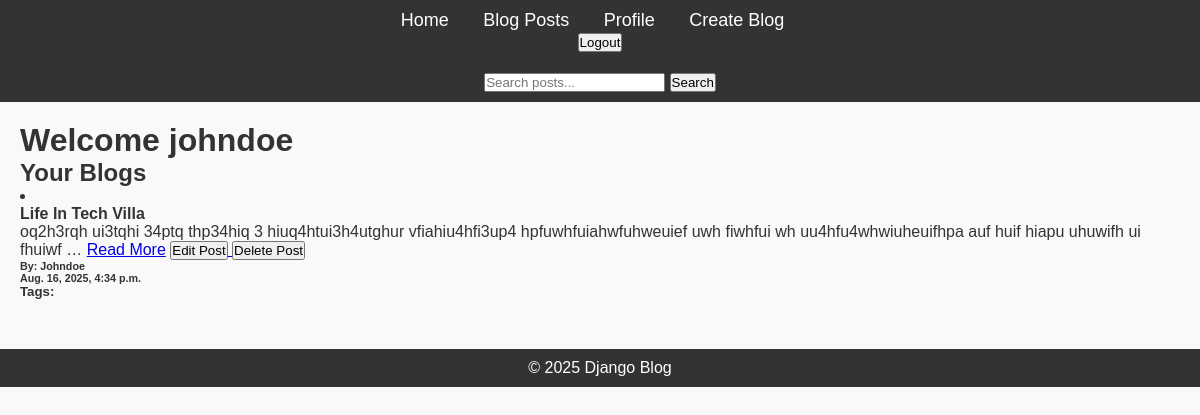
The app's page /blog/profile/2/ (signed in), older data.
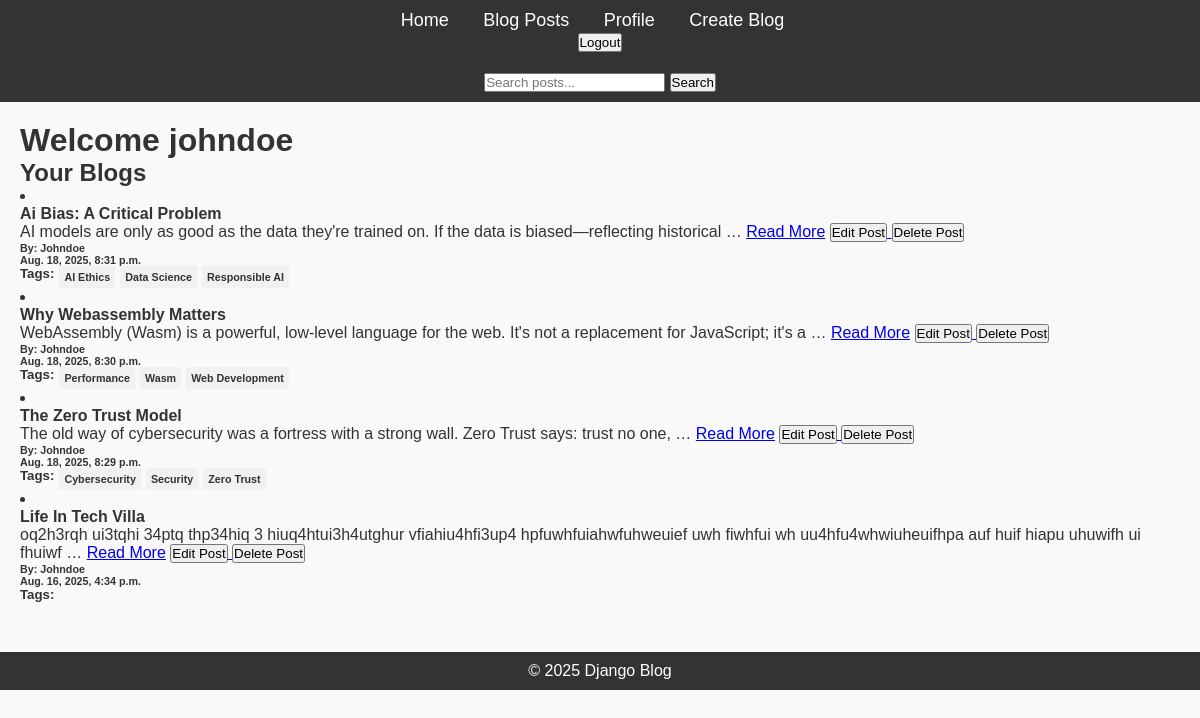
The same page, newer data.
### blog/models.py (models this page shows)
class Post(models.Model):
    title = models.CharField(max_length=200)
    content = models.TextField()
    published_date = models.DateTimeField(auto_now_add=True)
    author = models.ForeignKey(User, on_delete=models.CASCADE)
    tags = TaggableManager()

### blog/views.py (the view)
# urls.py: path('profile/<int:pk>/', UserProfileView.as_view(), name='user_profile'),
class UserProfileView(DetailView):
    model = User
    template_name = 'blog/user_profile.html'
    context_object_name = 'user'
    def get_context_data(self, **kwargs):
        context = super().get_context_data(**kwargs)
        context['posts'] = Post.objects.all().filter(author=self.request.user).order_by('-published_date')
        return context

### blog/templates/blog/user_profile.html
{% extends 'blog/base.html' %}
{% block content %}
<h1>
    Welcome {{ user.username }}
</h1>
<h2>Your Blogs</h2>
{% for post in posts %}
      <li>
            <h4>{{ post.title|title }}</h4>
            <p>
                {{post.content|truncatewords:18}} <a href="{% url 'viewing_post' pk=post.id %}">Read More</a>
                <a href="{% url 'update_post' pk=post.id %}"><button>Edit Post</button> </a> <a href="{% url 'delete_post' pk=post.id %}"><button>Delete Post</button></a>
            </p>
            <h6>By: {{ post.author|title }}</h6>
            <h6>{{ post.published_date}}</h6>
            <ul style="display: flex;">
                <h5>Tags:</h5>
                {% for i in post.tags.all %}
                  <h6 style="background-color: #f1f1f1; margin-left: 5px; padding: 5px;">{{ i }}</h6>
                {% endfor %}
            </ul>
      </li>
{% endfor %}
{% endblock %}

Row changes from the older to the newer data that the page shows:
added Post: title "Ai Bias: A Critical Problem", content "AI models are only as good as the data they're trained on. If the data is biased—reflecting historical …", author "Johndoe", published_date "Aug. 18, 2025, 8:31 p.m."
added Tag: name "AI Ethics", shown under "Ai Bias: A Critical Problem"
added Tag: name "Data Science", shown under "Ai Bias: A Critical Problem"
added Tag: name "Responsible AI", shown under "Ai Bias: A Critical Problem"
added Post: title "Why Webassembly Matters", content "WebAssembly (Wasm) is a powerful, low-level language for the web. It's not a replacement for JavaScript; it's a …", author "Johndoe", published_date "Aug. 18, 2025, 8:30 p.m."
added Tag: name "Performance", shown under "Why Webassembly Matters"
added Tag: name "Wasm", shown under "Why Webassembly Matters"
added Tag: name "Web Development", shown under "Why Webassembly Matters"
added Post: title "The Zero Trust Model", content "The old way of cybersecurity was a fortress with a strong wall. Zero Trust says: trust no one, …", author "Johndoe", published_date "Aug. 18, 2025, 8:29 p.m."
now on this page (row unchanged): Tag: name "Cybersecurity", shown under "The Zero Trust Model"
now on this page (row unchanged): Tag: name "Security", shown under "The Zero Trust Model"
now on this page (row unchanged): Tag: name "Zero Trust", shown under "The Zero Trust Model"
